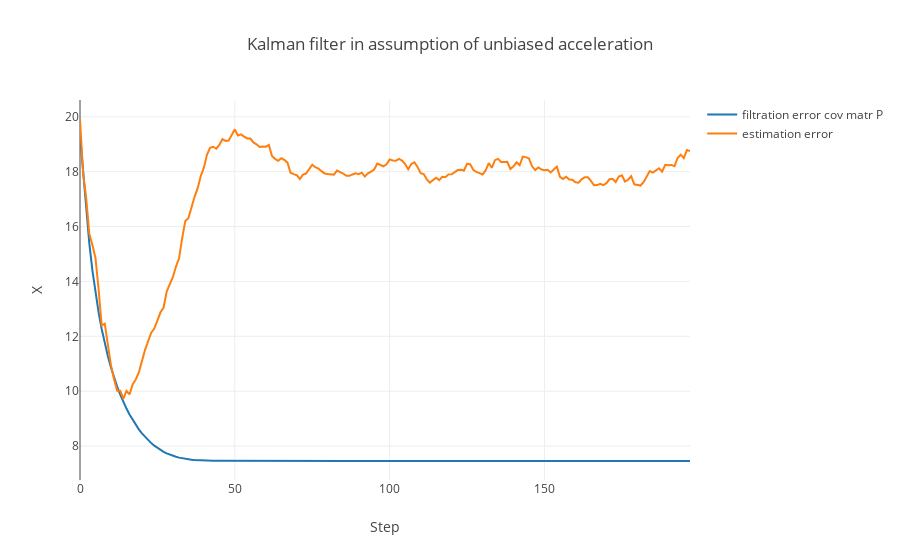

Notebook source saved alongside this figure:
### Code cell
data = [
    go.Scatter(
        y=P_filtered[2:],
        name='filtration error cov matr P'
    ),
    go.Scatter(
        y=error_e[2:],
        name='estimation error'
    ),
#     go.Scatter(
#         y=tr_biased,
#         name='true traj'
#     ),
#     go.Scatter(
#         y=msr,
#         name='measurements'
#     ),
#     go.Scatter(
#         y=X_filtered,
#         name='Kalman filtered'
#     ),
]

layout= go.Layout(
    title= 'Kalman filter in assumption of unbiased acceleration',
    xaxis= dict(
        title= 'Step',
    ),
    yaxis=dict(
        title= 'X',
    ),
    showlegend= True
)
fig= go.Figure(data=data, layout=layout)
iplot(fig)

### Figure 1 — Plotly figure (JSON) as saved in the notebook; plotly's stock layout.template omitted (floating-point values rounded to 4 significant figures; data arrays with more than 128 entries replaced by an {"elided": "..."} marker saying what was removed)
{"data": [{"name": "filtration error cov matr P", "type": "scatter", "uid": "d9212208-d05c-11e8-94b1-20c9d081d2d3", "y": {"elided": "198 float values"}}, {"name": "estimation error", "type": "scatter", "uid": "d9212462-d05c-11e8-b0ea-20c9d081d2d3", "y": {"elided": "198 float values"}}], "layout": {"showlegend": true, "title": "Kalman filter in assumption of unbiased acceleration", "xaxis": {"title": "Step"}, "yaxis": {"title": "X"}}}
